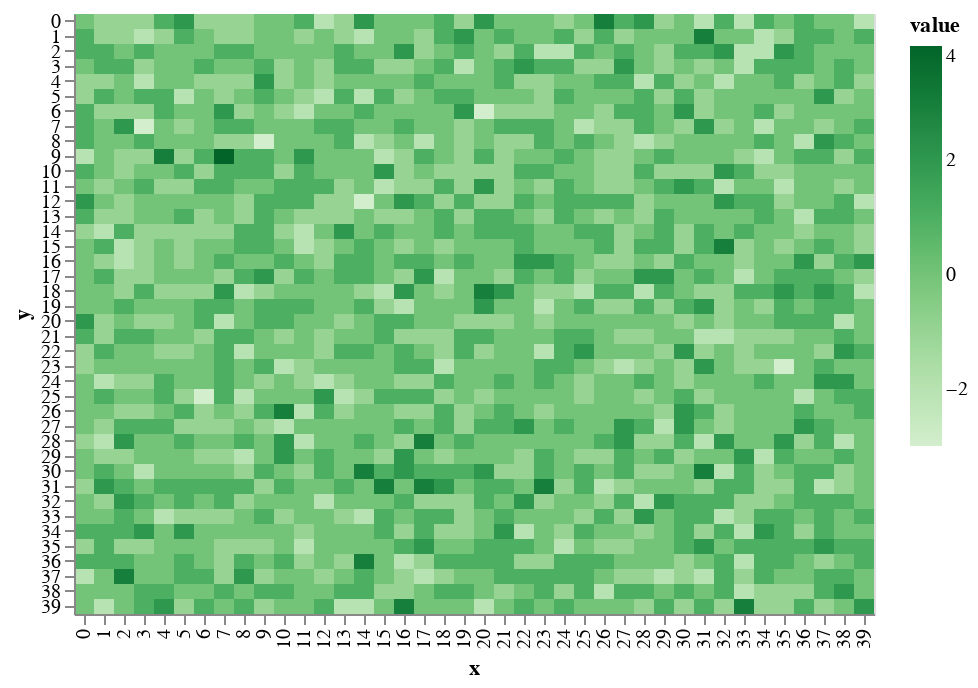

Write notebook code for a chart like this one.
### Markdown cell above
# in the beginning, the world was void and without form.

Starting with a grid with nothing on it. No elevation, no terrain. All of this will be generated proceduraly. 

You can see here that the terrain is shifted on a random-normal distribution to make it look _uneven_. Making it randomly doesn't make it look _real_ so I'm going to have to be smarter about the rules that raise and lower terrain in order to make them look like mountains.

### Code cell
world.shift_terrain()
draw.drawTerrainHeight(world.grid_elevation)

### Figure 1 — Vega-Lite specification as saved in the notebook (floating-point values rounded to 4 significant figures; data arrays with more than 128 entries replaced by an {"elided": "..."} marker saying what was removed)
{"$schema": "https://vega.github.io/schema/vega-lite/v2.6.0.json", "config": {"view": {"height": 300, "width": 400}}, "data": {"name": "data-cbbebd074837ee981041290a7c298be0"}, "datasets": {"data-cbbebd074837ee981041290a7c298be0": {"elided": "1600 records"}}, "encoding": {"color": {"field": "value", "scale": {"scheme": "greens"}, "type": "quantitative"}, "x": {"field": "x", "type": "ordinal"}, "y": {"field": "y", "type": "ordinal"}}, "mark": "rect"}
